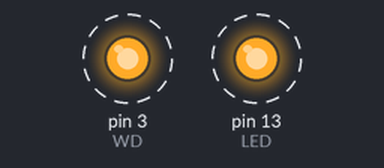
A sketch run on a simulated Arduino Uno, built with avr-gcc and run on an emulated ATmega328P. On the bench: output pins drawn as LEDs (lit = HIGH). Dashed ring = blinking. What the sketch prints to the serial monitor is not drawn.

Above: at 0.5 s.
Timing chart, 0 to 4.6 s (numbered marks = the images above):
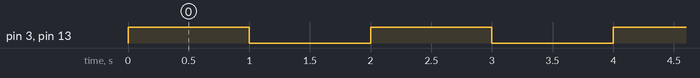

Measured:
- by itself, pin 3 (WD), pin 13 (LED): alternates HIGH for 1.0 s and LOW for 1.0 s

The sketch:

blink_test_due.ino
```cpp
// the setup function runs once when you press reset or power the board

#define WD 3
#define LED LED_BUILTIN

void setup() {
  Serial.begin(115200);
  Serial.print("\n+");Serial.println(LED);
  // initialize digital pin LED_BUILTIN as an output.
  pinMode(LED, OUTPUT);
  pinMode(WD, OUTPUT);
}

// the loop function runs over and over again forever
void loop() {
  digitalWrite(LED, HIGH);   // turn the LED on (HIGH is the voltage level)
  digitalWrite(WD,HIGH);
  delay(1000);                       // wait for a second
  digitalWrite(LED, LOW);    // turn the LED off by making the voltage LOW
  digitalWrite(WD,LOW);
  delay(1000);                       // wait for a second
}
```
